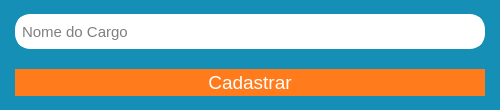
<?xml version="1.0" encoding="UTF-8"?>
<ui version="4.0">
 <class>background</class>
 <widget class="QMainWindow" name="background">
  <property name="geometry">
   <rect>
    <x>0</x>
    <y>0</y>
    <width>500</width>
    <height>110</height>
   </rect>
  </property>
  <property name="sizePolicy">
   <sizepolicy hsizetype="Maximum" vsizetype="Maximum">
    <horstretch>0</horstretch>
    <verstretch>0</verstretch>
   </sizepolicy>
  </property>
  <property name="maximumSize">
   <size>
    <width>2000</width>
    <height>450</height>
   </size>
  </property>
  <property name="windowTitle">
   <string>Cadastrar Cargo</string>
  </property>
  <property name="styleSheet">
   <string notr="true">background-color:  rgb(21, 143, 181)
</string>
  </property>
  <widget class="QWidget" name="centralwidget">
   <widget class="QWidget" name="verticalWidget" native="true">
    <property name="geometry">
     <rect>
      <x>0</x>
      <y>0</y>
      <width>500</width>
      <height>110</height>
     </rect>
    </property>
    <layout class="QVBoxLayout" name="verticalLayout">
     <property name="leftMargin">
      <number>15</number>
     </property>
     <property name="rightMargin">
      <number>15</number>
     </property>
     <item>
      <widget class="QLineEdit" name="lineCargo">
       <property name="sizePolicy">
        <sizepolicy hsizetype="Expanding" vsizetype="Maximum">
         <horstretch>0</horstretch>
         <verstretch>0</verstretch>
        </sizepolicy>
       </property>
       <property name="minimumSize">
        <size>
         <width>20</width>
         <height>0</height>
        </size>
       </property>
       <property name="maximumSize">
        <size>
         <width>16777215</width>
         <height>35</height>
        </size>
       </property>
       <property name="font">
        <font>
         <pointsize>11</pointsize>
        </font>
       </property>
       <property name="styleSheet">
        <string notr="true">QLineEdit { 
border: 5px solid white;
border-radius: 15px;
background-color: rgb(255, 255, 255);
}</string>
       </property>
       <property name="placeholderText">
        <string>Nome do Cargo</string>
       </property>
       <property name="clearButtonEnabled">
        <bool>true</bool>
       </property>
      </widget>
     </item>
     <item>
      <widget class="QPushButton" name="btnCadastrar">
       <property name="font">
        <font>
         <pointsize>14</pointsize>
         <weight>50</weight>
         <italic>false</italic>
         <bold>false</bold>
        </font>
       </property>
       <property name="styleSheet">
        <string notr="true">border: 2px solid rgb(255, 123, 28);
border-radius: 15px;
background-color: rgb(255, 123, 28);
color: #fff;</string>
       </property>
       <property name="text">
        <string>Cadastrar</string>
       </property>
      </widget>
     </item>
    </layout>
   </widget>
  </widget>
 </widget>
 <resources/>
 <connections/>
</ui>
